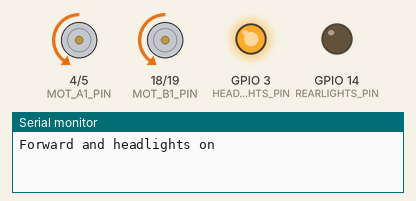
Bench run of a sketch on a simulated ESP32. Parts: motor-driver pin pairs drawn as motors (green arrow = first pin HIGH = forward, orange = second pin HIGH = backward, longer = more drive), output pins drawn as LEDs (lit = HIGH), the last lines printed to the serial monitor.

Above: at 0.1 s.
At 6.1 s:
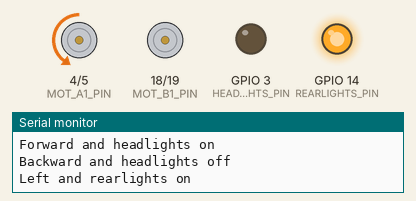
At 9.1 s:
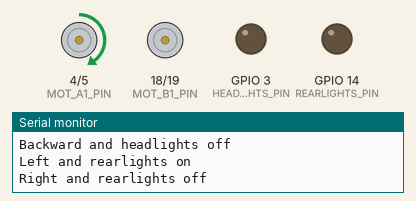
At 18.1 s:
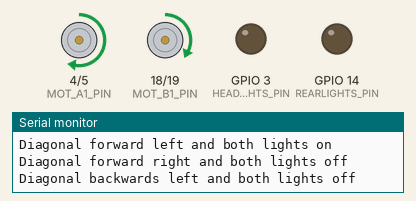
At 27.1 s:
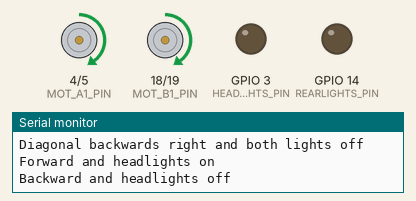
At 36.1 s:
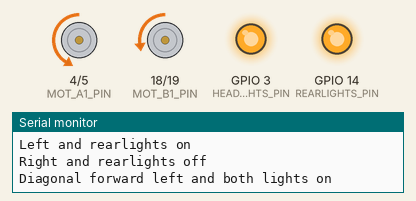
Timing chart, 0 to 40.0 s (numbered marks = the images above):
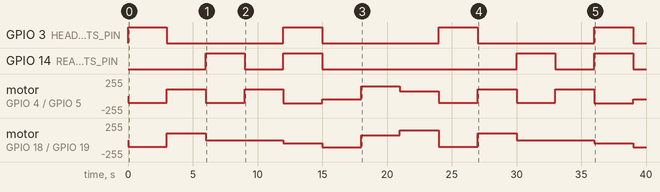

The sketch:

MainCode.ino
```cpp
#include "utils.h"

void setup() {
  Serial.begin(115200);
  setupMotors();
  setupLights();
}

void loop() {
  Serial.println("Forward and headlights on");
  toggleHeadlights(true);
  moveForward(100);
  delay(3000);
  Serial.println("Backward and headlights off");
  toggleHeadlights(false);
  moveBackward(100);
  delay(3000);
  Serial.println("Left and rearlights on");
  toggleRearlights(true);
  moveLeft(100);
  delay(3000);
  Serial.println("Right and rearlights off");
  toggleRearlights(false);
  moveRight(100);
  delay(3000);
  Serial.println("Diagonal forward left and both lights on");
  toggleHeadlights(true);
  toggleRearlights(true);
  diagonalForwardLeft(50);
  delay(3000);
  Serial.println("Diagonal forward right and both lights off");
  toggleHeadlights(false);
  toggleRearlights(false);
  diagonalForwardRight(50);
  delay(3000);
  Serial.println("Diagonal backwards left and both lights off");
  diagonalBackwardLeft(70);
  delay(3000);
  Serial.println("Diagonal backwards right and both lights off");
  diagonalBackwardRight(70);
  delay(3000);
}
```

utils.cpp
```cpp
#include <Arduino.h>
#include "utils.h"

void toggleHeadlights(bool isOn) {
  digitalWrite(HEADLIGHTS_PIN, isOn ? HIGH : LOW);
}

void toggleRearlights(bool isOn) {
  digitalWrite(REARLIGHTS_PIN, isOn ? HIGH : LOW);
}

void setupLights() {
  pinMode(HEADLIGHTS_PIN, OUTPUT);
  pinMode(REARLIGHTS_PIN, OUTPUT);

  toggleHeadlights(false);
  toggleRearlights(false);
}

void setMotorPwm(int pin1, int pin2, int pwm) {
  pwm = constrain(pwm, -255, 255);

  if (pwm < 0) { // reverse
    ledcWrite(pin1, -pwm);
    ledcWrite(pin2, 0);
  }
  else if (pwm > 0) { // forward
    ledcWrite(pin1, 0);
    ledcWrite(pin2, pwm);
  }
  else { // stop
    ledcWrite(pin1, 0);
    ledcWrite(pin2, 0);
  }
}

void setupMotors() {
  ledcAttach(MOT_A1_PIN, PWM_FREQ, PWM_RES);
  ledcAttach(MOT_A2_PIN, PWM_FREQ, PWM_RES);
  ledcAttach(MOT_B1_PIN, PWM_FREQ, PWM_RES);
  ledcAttach(MOT_B2_PIN, PWM_FREQ, PWM_RES);

  setMotorPwm(MOT_A1_PIN, MOT_A2_PIN, 0);
  setMotorPwm(MOT_B1_PIN, MOT_B2_PIN, 0);
}

void moveForward(int speed) {
  speed = constrain(speed, -255, 255);
  setMotorPwm(MOT_A1_PIN, MOT_A2_PIN, speed);
  setMotorPwm(MOT_B1_PIN, MOT_B2_PIN, speed);
}

void moveBackward(int speed) {
  moveForward(-speed);
}

void moveLeft(int speed) {
  speed = constrain(speed, -255, 255);
  setMotorPwm(MOT_A1_PIN, MOT_A2_PIN, speed);
  setMotorPwm(MOT_B1_PIN, MOT_B2_PIN, 0);
}

void moveRight(int speed) {
  moveLeft(-speed);
}

void diagonalForwardLeft(int speed) {
  speed = constrain(speed, -255, 255);
  setMotorPwm(MOT_A1_PIN, MOT_A2_PIN, speed * (255 / 120.0));
  setMotorPwm(MOT_B1_PIN, MOT_B2_PIN, speed);
}

void diagonalForwardRight(int speed) {
  speed = constrain(speed, -255, 255);
  setMotorPwm(MOT_A1_PIN, MOT_A2_PIN, speed);
  setMotorPwm(MOT_B1_PIN, MOT_B2_PIN, speed * (255 / 120.0));
}

void diagonalBackwardLeft(int speed) {
  diagonalForwardLeft(-speed);
}

void diagonalBackwardRight(int speed) {
  diagonalForwardRight(-speed);
}
```

utils.h
```cpp
#ifndef UTILS_H
#define UTILS_H

#define MOT_A1_PIN 4
#define MOT_A2_PIN 5
#define MOT_B1_PIN 18
#define MOT_B2_PIN 19

#define HEADLIGHTS_PIN 3
#define REARLIGHTS_PIN 14

#define PWM_FREQ 1000      // 1 kHz PWM
#define PWM_RES 8          // 8-bit resolution/motor speed range (0-255)

void toggleHeadlights(bool isOn);
void toggleRearlights(bool isOn);

void setupLights();

void setMotorPwm(int pin1, int pin2, int pwm);

void setupMotors();

void moveForward(int speed);
void moveBackward(int speed);

void moveLeft(int speed);
void moveRight(int speed);

void diagonalForwardLeft(int speed);
void diagonalForwardRight(int speed);

void diagonalBackwardLeft(int speed);
void diagonalBackwardRight(int speed);

#endif // UTILS_H
```

Measured:
- by itself, GPIO 3 (HEADLIGHTS_PIN): alternates HIGH for 3.0 s and LOW for 9.0 s
- by itself, GPIO 14 (REARLIGHTS_PIN): LOW → HIGH at 6.0 s, → LOW 3.0 s later, → HIGH 3.0 s later, → LOW 3.0 s later, … (8 changes in this stretch)
- by itself, motor on GPIO 18 (MOT_B1_PIN) / GPIO 19 (MOT_B2_PIN): stopped → backward 100/255 at 0.00 s, → forward 100/255 3.0 s later, → stopped 3.0 s later, → backward 50/255 6.0 s later, … (12 changes in this stretch)
- by itself, motor on GPIO 4 (MOT_A1_PIN) / GPIO 5 (MOT_A2_PIN): stopped → backward 100/255 at 0.00 s, → forward 100/255 3.0 s later, → backward 100/255 3.0 s later, → forward 100/255 3.0 s later, … (14 changes in this stretch)
